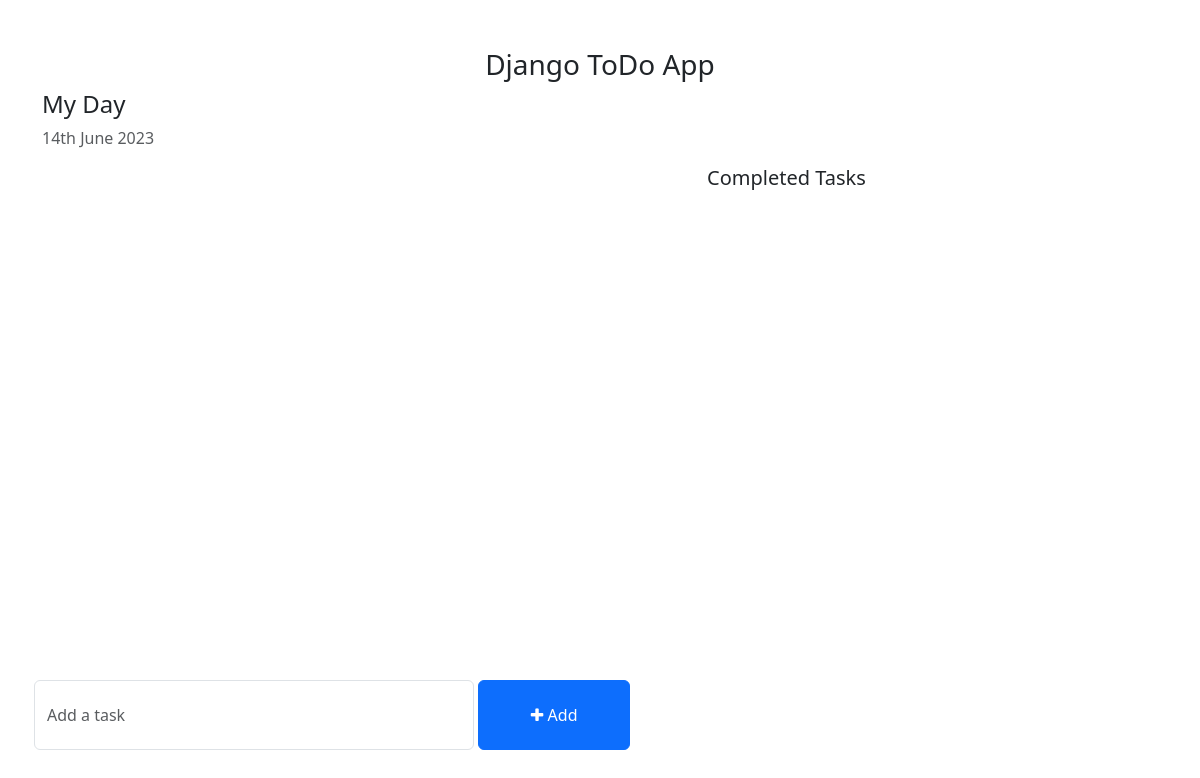
The app's page /, older data.
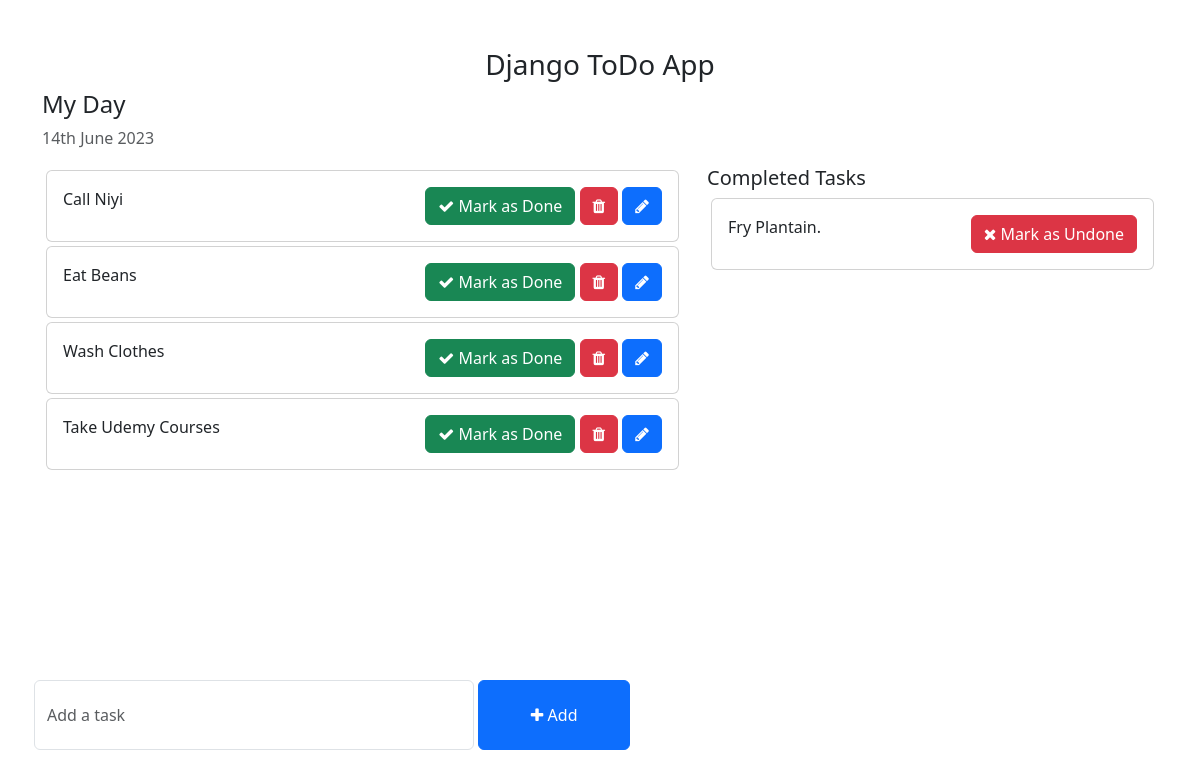
The same page, newer data.
### base/models.py (models this page shows, shortened)
class Task(models.Model):
    task = models.CharField(max_length=250)
    is_complete = models.BooleanField(default=False)
    created_at = models.DateTimeField(auto_now_add=True)
    updated_at = models.DateTimeField(auto_now=True)

### todo/views.py (the view)
# urls.py: 2. Add a URL to urlpatterns:  path('', views.home, name='home')
def home(request):
    tasks = Task.objects.filter(is_complete=False).order_by('-updated_at')
    completed_task = Task.objects.filter(is_complete=True)
    context = {
        'tasks': tasks,
        'completed_task': completed_task
    }
    return render(request, 'home.html', context)

### templates/home.html (shortened to what this page needs)
{% load static %}
<!DOCTYPE html>
<html lang="en">
<head>
    <link href="https://cdn.jsdelivr.net/npm/bootstrap@5.3.0-alpha1/dist/css/bootstrap.min.css" rel="stylesheet">
    <link rel="stylesheet" href="https://cdnjs.cloudflare.com/ajax/libs/font-awesome/4.7.0/css/font-awesome.min.css">
</head>
<body>
    <div class="container">
        <h3 class="pt-5 text-center">Django ToDo App</h3>
        <div class="row">
            <h4>My Day</h4>
            <p class="text-muted">{% now "jS F Y" %}</p>
            <div class="col-md-7 col-lg-7" style="height: 450px; overflow: scroll;">
                {% for task in tasks %}
                    <div class="card m-1">
                        <div class="card-body">
                            {{task.task}}
                            <span style="position: relative; float: right;">
                                <a href="{% url 'mark_as_done' task.pk %}" class="btn btn-success"><i class="fa fa-check"></i> Mark as Done</a>
                                <a href="{% url 'delete-task' task.pk %}" class="btn btn-danger"><i class="fa fa-trash"></i></a>
                                <a href="{% url 'edit-task' task.pk %}" class="btn btn-primary"><i class="fa fa-pencil"></i></a>
                            </span>
                        </div>
                    </div>
                {% endfor %}
            </div>
            <div class="col-md-5 col-lg-5">
                <h5>Completed Tasks</h5>
                {% for complete in completed_task %}
                    <div class="card m-1">
                        <div class="card-body">
                            {{complete.task}}.
                            <span style="position: relative; float: right;">
                                <a href="{% url 'mark_as_undone' complete.pk %}" class="btn btn-danger"><i class="fa fa-times"></i> Mark as Undone</a>
                            </span>
                        </div>
                    </div>
                {% endfor %}
            </div>
        </div>
        <div class="row">
            <div class="col-md-6 col-lg-6 p-0" style="position: absolute; bottom: 50px;">
                <form action="{% url 'add-task' %}" method="POST">
                    <div class="form-group">
                        <span style="display: flex;">
                            <input type="text" name="Task" class="form-control mx-1" placeholder="Add a task">
                            <button type="submit" class="btn btn-primary" style="width: 200px;"><i class="fa fa-plus"></i> Add</button>
                        </span>
                    </div>
                </form>
            </div>
        </div>
    </div>
</body>
</html>

Row changes from the older to the newer data that the page shows:
added Task: task "Call Niyi", shown under "My Day"
added Task: task "Eat Beans", shown under "My Day"
added Task: task "Wash Clothes", shown under "My Day"
added Task: task "Take Udemy Courses", shown under "My Day"
added Task: task "Fry Plantain", shown under "Completed Tasks"
